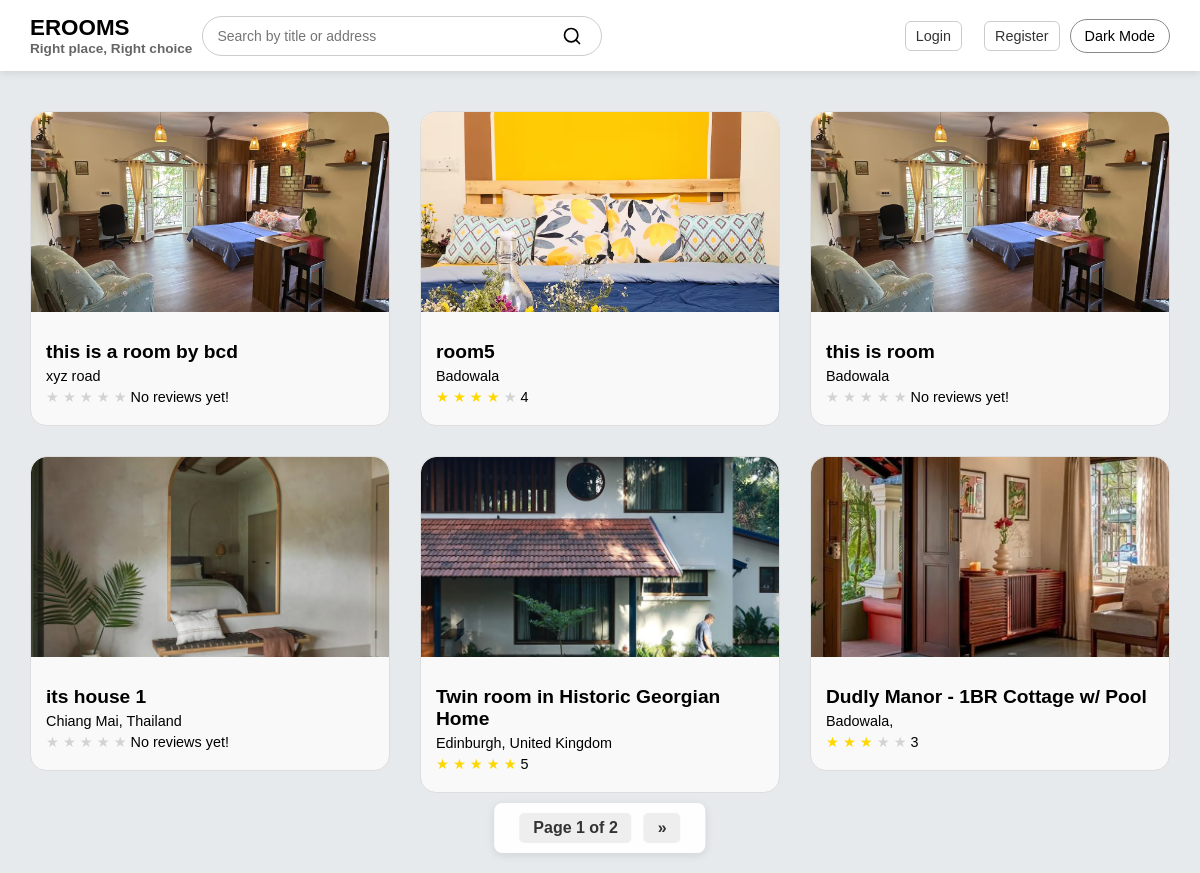
The page / on the database its author committed.
### post/models.py (models this page shows, shortened)
class Listing(models.Model):
    host = models.ForeignKey(User, on_delete=models.CASCADE, related_name='listings')
    title = models.CharField(max_length=255)
    description = models.TextField()
    price_per_night = models.DecimalField(max_digits=9, decimal_places=2)
    address = models.CharField(max_length=255)
    city = models.CharField(max_length=100)
    state = models.CharField(max_length=100)
    country = models.CharField(max_length=100)
    latitude = models.DecimalField(max_digits=9, decimal_places=6, blank=True, null=True)
    longitude = models.DecimalField(max_digits=9, decimal_places=6, blank=True, null=True)
    amenities = models.ManyToManyField(Amenity, blank=True)
    max_guests = models.PositiveIntegerField(default=1)
    bedrooms = models.PositiveIntegerField(default=1)
    bathrooms = models.PositiveIntegerField(default=1)
    available = models.BooleanField(default=True)
    created_at = models.DateTimeField(auto_now_add=True)
    class Meta:
        constraints = [
            models.CheckConstraint (
                name = 'latitude_value_validation',
                check = Q(latitude__gte = -90 , latitude__lte = 90),
                violation_error_message = 'Latitude invalid: must fall between -90 and 90.'
            ) ,
            models.CheckConstraint (
                name = 'longitude_value_validation',
                check = Q(longitude__gte = -180 , longitude__lte = 180),
                violation_error_message = 'Longitude invalid: must fall between -180 and 180.'
            )
        ]

class ListingPhoto(models.Model):
    id = models.UUIDField(primary_key=True, default=uuid.uuid4, editable=False)
    listing = models.ForeignKey(Listing, on_delete=models.CASCADE, related_name='photos')
    image = models.ImageField(upload_to= listing_directory_path , null = True,default='default.jpg')
    caption = models.CharField(max_length=255, blank=True , null = True)

class Review(models.Model):
    listing = models.ForeignKey(Listing, on_delete=models.CASCADE, related_name='reviews')
    reviewer = models.ForeignKey(User, on_delete=models.CASCADE, related_name='reviews')
    rating = models.PositiveSmallIntegerField()  # e.g., rating out of 5
    comment = models.TextField()
    created_at = models.DateTimeField(auto_now_add=True)
    class Meta:
        constraints = [
            models.CheckConstraint (
                name = 'rating_value_validation',
                check = Q(rating__gte = 1 , rating__lte = 5),
                violation_error_message = 'Rating invalid: must fall between 1 and 5.'
            )
        ]

### post/views.py (the view, shortened to what this page needs)
# urls.py: 2. Add a URL to urlpatterns:  path('', views.home, name='home')
def home(request):
    query = request.GET.get('q', '')
    listings = Listing.objects.select_related('host').prefetch_related('photos', 'reservations', 'reviews').order_by('-created_at')
    if query:
        listings = listings.filter(
            Q(title__icontains=query) |
            Q(address__icontains=query)
        )
    paginator = Paginator(listings, 6)
    page_number = request.GET.get('page')
    page_obj = paginator.get_page(page_number)
    profile_id = None
    profile_pic = None
    context =  {
        'listing': page_obj,
        'profile_id': profile_id,
        'profile_pic' : profile_pic,
    }
    return render(request, 'post/home.html', context)

### templates/post/home.html (shortened to what this page needs)
{% extends "post/base.html" %}
{% load static %}
{% block content %}
<div class="listings-container">
    {% if listing %}
    <div class="listings-grid">
        {% for l in listing %}
        <a href="{% url 'post:listing_room' l.id %}" class="card-link">
            <div class="listing-card">
                {% if l.photos.all %}
                <img src="{{ l.photos.all.0.image.url }}" alt="Listing Image">
                {% else %}
                <img src="{% static 'images/default.jpg' %}" alt="No image available">
                {% endif %}
                <div class="listing-info">
                    <h2>{{ l.title }}</h2>
                    <p>{{ l.address }}</p>
                    {% if l.reviews.all %}
                    <p>
                        {% for i in "12345" %}
                            {% if forloop.counter <= l.reviews.all.0.rating %}
                                <span style="color: gold;">★</span>
                            {% else %}
                                <span style="color: lightgray;">★</span>
                            {% endif %}
                        {% endfor %}
                        {{ l.reviews.all.0.rating }}
                    </p>
                    {% else %}
                    <p>
                        {% for i in "12345" %}
                        <span style="color: lightgray;">★</span>
                        {% endfor %}
                        No reviews yet!
                    </p>
                    {% endif %}
                </div>
            </div>
        </a>
        {% endfor %}
    </div>
    {% else %}
    <p style="text-align:center; margin-top: 40px;">No listings found for "{{ request.GET.q }}".</p>
    {% endif %}
</div>
{% if listing.has_other_pages %}
<div class="pagination">
    <span>Page {{ listing.number }} of {{ listing.paginator.num_pages }}</span>
    {% if listing.has_next %}
    <a href="?q={{ request.GET.q }}&page={{ listing.next_page_number }}">&raquo;</a>
    {% endif %}
</div>
{% endif %}
{% endblock %}

### templates/post/base.html (shortened to what this page needs)
<!DOCTYPE html>
<html lang="en">
<head>
</head>
<body>
  <nav>
    <div class="logo">
      <a href="{% url 'post:home' %}">
                <h1>EROOMS</h1>
                <h2>Right place, Right choice</h2>
            </a>
    </div>
    <div class="search-bar">
      <form method="GET" action="{% url 'post:home' %}" class="search-form">
        <input type="text" name="q" placeholder="Search by title or address" value="{{ request.GET.q }}">
        <button type="submit" aria-label="Search">
          <svg xmlns="http://www.w3.org/2000/svg" viewBox="0 0 24 24" fill="none"
               stroke="black" stroke-width="2" stroke-linecap="round" stroke-linejoin="round">
            <circle cx="11" cy="11" r="8"/>
            <line x1="21" y1="21" x2="16.65" y2="16.65"/>
          </svg>
        </button>
      </form>
    </div>
    <div style="display: flex; align-items: center; gap: 12px; margin-left: auto;">
  {% if request.user.is_authenticated and profile_id %}
    <a href="{% url 'authy:profiles' profile_id %}" class="profile-hover-box">
      <img src="{% if profile_pic %}{{ profile_pic.url }}{% else %}/media/default_profile.png{% endif %}" alt="Profile">
      <span>{{ request.user.username }}</span>
    </a>
    <a href="{% url 'authy:logout' %}" class="logout-button">Logout</a>
  {% else %}
    <a href="{% url 'authy:login' %}" class="logout-button">Login</a>
    <a href="{% url 'authy:register' %}" class="logout-button">Register</a>
  {% endif %}
</div>
    <button id="darkModeToggle" onclick="toggleDarkMode()">Dark Mode</button>
  </nav>
  {% block content %}{% endblock %}
</body>
</html>

### templates/post/base.html (style rules this page uses)
body { font-family: Arial, sans-serif; margin: 0; padding: 0; background-color: #e6eaec; color: black; }
nav { display: flex; justify-content: space-between; align-items: center; padding: 15px 30px; background-color: #ffffff; box-shadow: 0 2px 8px rgba(0, 0, 0, 0.1); flex-wrap: wrap; gap: 10px; }
.logo { display: flex; flex-direction: column; }
.logo h1 { font-size: 1.4rem; margin: 0; }
.logo h2 { font-size: 0.85rem; margin: 0; color: #666; }
.search-bar { flex: 1; max-width: 400px; display: flex; justify-content: center; }
.search-form { position: relative; width: 100%; }
.search-bar input { width: 100%; padding: 10px 44px 10px 14px; border: 1px solid #ccc; border-radius: 25px; font-size: 14px; height: 40px; box-sizing: border-box; }
.search-bar button { position: absolute; top: 50%; right: 10px; transform: translateY(-50%); background: none; border: none; cursor: pointer; height: 40px; width: 40px; display: flex; align-items: center; justify-content: center; }
.search-bar button svg { height: 20px; width: 20px; stroke: black; }
#darkModeToggle { background: none; border: 1px solid #888; border-radius: 25px; padding: 8px 14px; cursor: pointer; font-size: 0.9rem; }
.logout-button { margin-left: 10px; padding: 6px 10px; border: 1px solid #ccc; border-radius: 6px; font-size: 0.9rem; text-decoration: none; color: #333; }
.logo a { text-decoration: none; color: inherit; }

### templates/post/home.html (style rules this page uses)
.listings-container { padding: 40px 30px 80px; max-width: 1200px; margin: auto; }
.listings-grid { display: grid; grid-template-columns: repeat(3, 1fr); gap: 30px; }
.card-link { text-decoration: none; color: inherit; display: block; transition: transform 0.3s ease, box-shadow 0.3s ease; }
.listing-card { border: 1px solid #ddd; border-radius: 16px; background-color: #f9f9f9; color: #000; overflow: hidden; }
.listing-card img { width: 100%; height: 200px; object-fit: cover; border-top-left-radius: 16px; border-top-right-radius: 16px; }
.listing-info { padding: 15px; }
.listing-info h2 { font-size: 1.2rem; margin: 10px 0 5px; }
.listing-info p { margin: 5px 0; font-size: 0.9rem; }
.pagination { position: fixed; bottom: 20px; left: 50%; transform: translateX(-50%); display: flex; justify-content: center; align-items: center; gap: 12px; z-index: 1000; background-color: rgba(255, 255, 255, 0.95); padding: 10px 25px; border-radius: 8px; box-shadow: 0 2px 10px rgba(0, 0, 0, 0.1); }
.pagination a, .pagination span { text-decoration: none; padding: 6px 14px; border-radius: 5px; background-color: #eee; color: #333; font-weight: bold; transition: background-color 0.2s ease; }

### rows shown on the page
Listing: photos.all.0.image (picture), title "this is a room by bcd", address "xyz road", shows "No reviews yet!"
Listing: photos.all.0.image (picture), title "room5", address "Badowala", reviews.all.0.rating "4"
Listing: photos.all.0.image (picture), title "this is room", address "Badowala", shows "No reviews yet!"
Listing: photos.all.0.image (picture), title "its house 1", address "Chiang Mai, Thailand", shows "No reviews yet!"
Listing: photos.all.0.image (picture), title "Twin room in Historic Georgian Home", address "Edinburgh, United Kingdom", reviews.all.0.rating "5"
Listing: photos.all.0.image (picture), title "Dudly Manor - 1BR Cottage w/ Pool", address "Badowala,", reviews.all.0.rating "3"

### other values the page prints
{{ listing.number }} "1"
{{ listing.paginator.num_pages }} "2"
